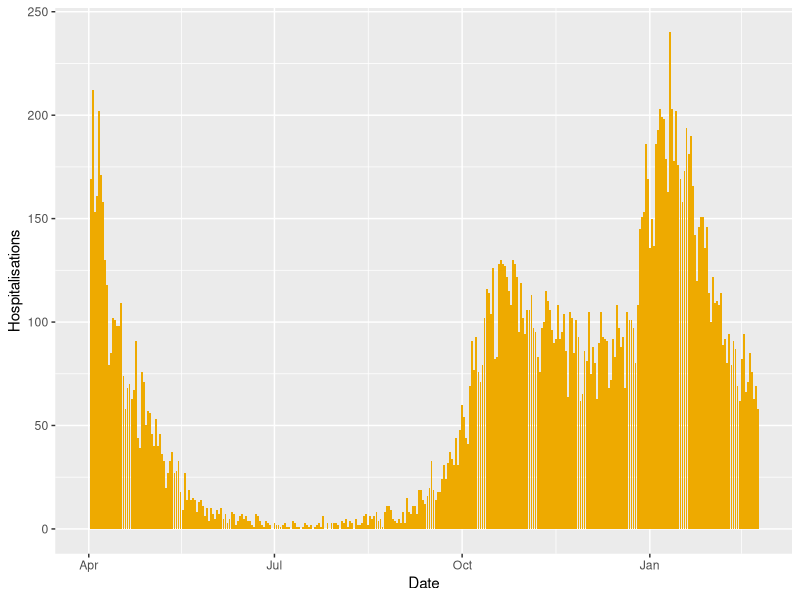
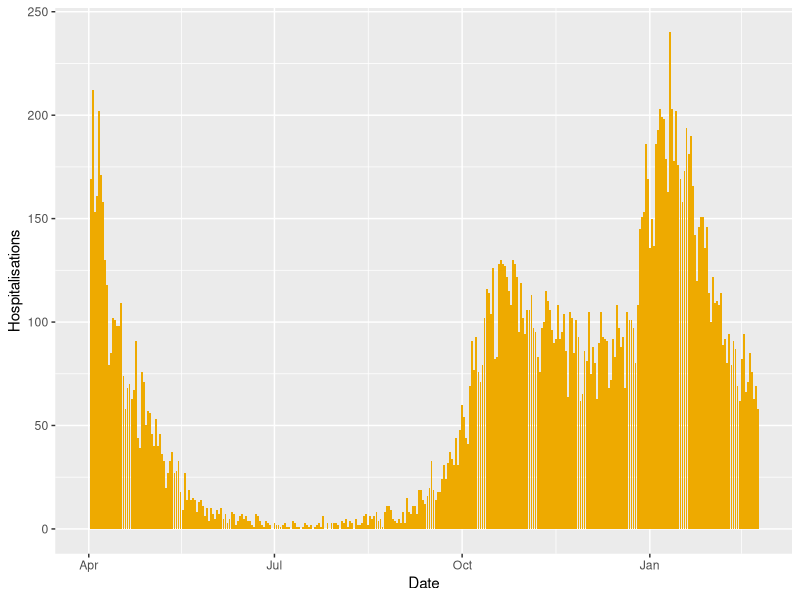

Write the R code that produced these figures, in order.
library(tidyverse)
library(lubridate)

hosp <- read_csv("daily_covid_admissions_20210224.csv")

hosp_rates <- hosp %>% 
  transmute(Date = ymd(Date),
            Hosp = NumberAdmitted) %>% 
  ggplot(aes(Date, Hosp)) +
  geom_bar(stat = "identity", fill = "#eeaa00") +
  ylab("Hospitalisations") +
  xlim(ymd("2020-04-01"), NA)

hosp_rates

ggsave("hospitalisations.png")